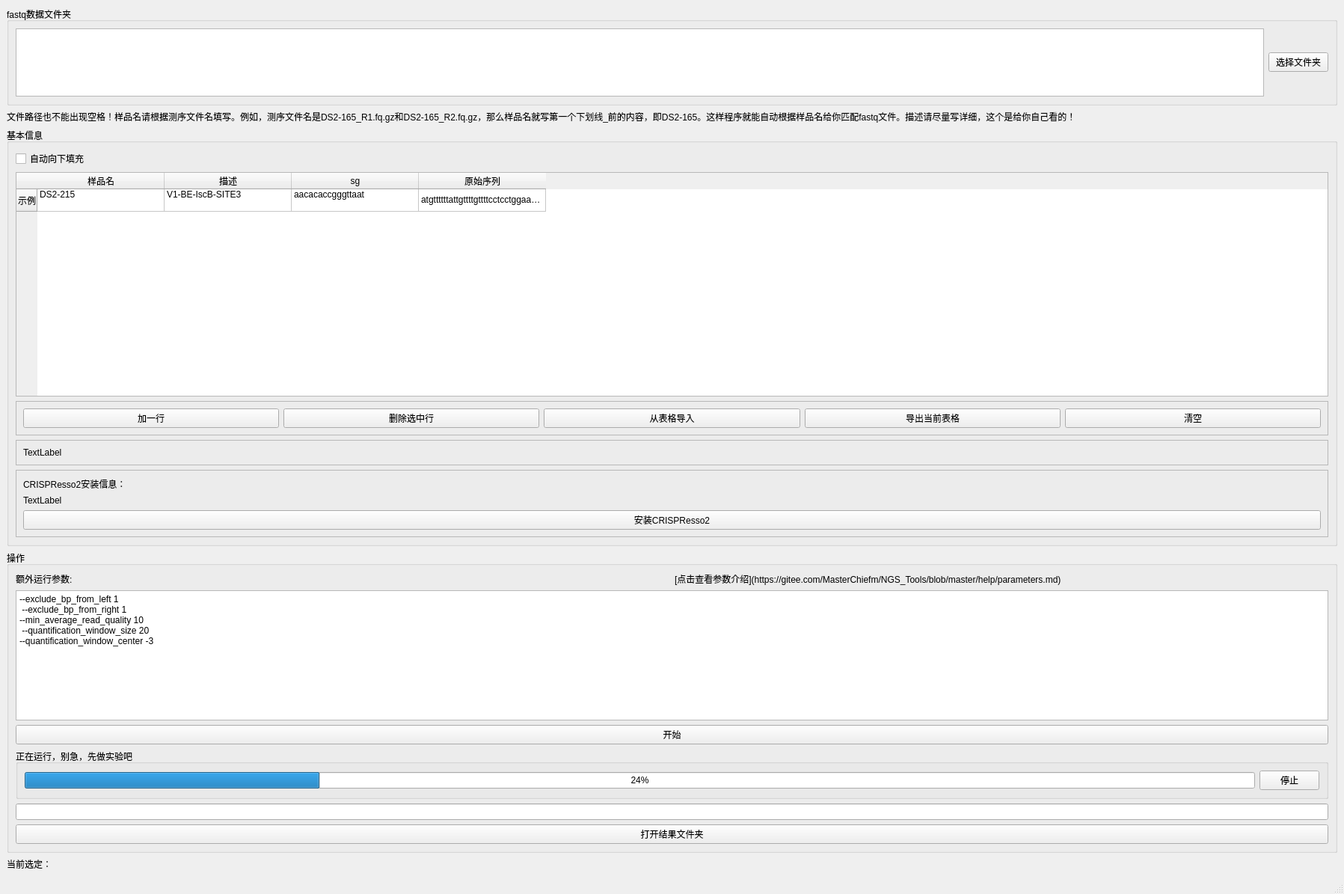
<?xml version="1.0" encoding="UTF-8"?>
<ui version="4.0">
 <class>CRISPResso</class>
 <widget class="QMainWindow" name="CRISPResso">
  <property name="geometry">
   <rect>
    <x>0</x>
    <y>0</y>
    <width>1797</width>
    <height>1195</height>
   </rect>
  </property>
  <property name="windowTitle">
   <string>NHEJ分析</string>
  </property>
  <widget class="QWidget" name="centralwidget">
   <layout class="QVBoxLayout" name="verticalLayout_3">
    <item>
     <widget class="QGroupBox" name="groupBox">
      <property name="maximumSize">
       <size>
        <width>16777215</width>
        <height>150</height>
       </size>
      </property>
      <property name="title">
       <string>fastq数据文件夹</string>
      </property>
      <layout class="QHBoxLayout" name="horizontalLayout_2">
       <item>
        <widget class="PlainTextEdit" name="plainTextEdit_readIllumina">
         <property name="maximumSize">
          <size>
           <width>16777215</width>
           <height>250</height>
          </size>
         </property>
        </widget>
       </item>
       <item>
        <widget class="QPushButton" name="pushButton_chooseFolder">
         <property name="text">
          <string>选择文件夹</string>
         </property>
        </widget>
       </item>
      </layout>
     </widget>
    </item>
    <item>
     <widget class="QLabel" name="label_4">
      <property name="text">
       <string>文件路径也不能出现空格！样品名请根据测序文件名填写。例如，测序文件名是DS2-165_R1.fq.gz和DS2-165_R2.fq.gz，那么样品名就写第一个下划线_前的内容，即DS2-165。这样程序就能自动根据样品名给你匹配fastq文件。描述请尽量写详细，这个是给你自己看的！</string>
      </property>
     </widget>
    </item>
    <item>
     <widget class="QGroupBox" name="groupBox_2">
      <property name="inputMethodHints">
       <set>Qt::ImhPreferNumbers</set>
      </property>
      <property name="title">
       <string>基本信息</string>
      </property>
      <property name="flat">
       <bool>false</bool>
      </property>
      <layout class="QVBoxLayout" name="verticalLayout">
       <item>
        <widget class="QCheckBox" name="checkBox_auto_fill_col">
         <property name="text">
          <string>自动向下填充</string>
         </property>
        </widget>
       </item>
       <item>
        <widget class="QTableWidget" name="tableWidget">
         <property name="minimumSize">
          <size>
           <width>0</width>
           <height>300</height>
          </size>
         </property>
         <attribute name="horizontalHeaderDefaultSectionSize">
          <number>170</number>
         </attribute>
         <row>
          <property name="text">
           <string>示例</string>
          </property>
         </row>
         <column>
          <property name="text">
           <string>样品名</string>
          </property>
         </column>
         <column>
          <property name="text">
           <string>描述</string>
          </property>
         </column>
         <column>
          <property name="text">
           <string>sg</string>
          </property>
         </column>
         <column>
          <property name="text">
           <string>原始序列</string>
          </property>
         </column>
         <item row="0" column="0">
          <property name="text">
           <string>DS2-215
</string>
          </property>
         </item>
         <item row="0" column="1">
          <property name="text">
           <string>V1-BE-IscB-SITE3
</string>
          </property>
         </item>
         <item row="0" column="2">
          <property name="text">
           <string>aacacaccgggttaat
</string>
          </property>
         </item>
         <item row="0" column="3">
          <property name="text">
           <string>atgttttttattgttttgttttcctcctggaaaaatatgaacagtgtttggtttaaacacaccgggttaataaggcatgtaagaagcacgcacaaaaaagccaactttatgtcaacaaattaaaatacctttttttattaaaaaaaaactatttagtt</string>
          </property>
         </item>
        </widget>
       </item>
       <item>
        <widget class="QFrame" name="frame">
         <property name="frameShape">
          <enum>QFrame::StyledPanel</enum>
         </property>
         <property name="frameShadow">
          <enum>QFrame::Raised</enum>
         </property>
         <layout class="QHBoxLayout" name="horizontalLayout">
          <item>
           <widget class="QPushButton" name="pushButton_add_line">
            <property name="text">
             <string>加一行</string>
            </property>
           </widget>
          </item>
          <item>
           <widget class="QPushButton" name="pushButton_del_lines">
            <property name="text">
             <string>删除选中行</string>
            </property>
           </widget>
          </item>
          <item>
           <widget class="QPushButton" name="pushButton_import_from_sheet">
            <property name="text">
             <string>从表格导入</string>
            </property>
           </widget>
          </item>
          <item>
           <widget class="QPushButton" name="pushButton_export_sheet">
            <property name="text">
             <string>导出当前表格</string>
            </property>
           </widget>
          </item>
          <item>
           <widget class="QPushButton" name="pushButton_clear_table">
            <property name="text">
             <string>清空</string>
            </property>
           </widget>
          </item>
         </layout>
        </widget>
       </item>
       <item>
        <widget class="QFrame" name="frame_2">
         <property name="frameShape">
          <enum>QFrame::StyledPanel</enum>
         </property>
         <property name="frameShadow">
          <enum>QFrame::Raised</enum>
         </property>
         <layout class="QVBoxLayout" name="verticalLayout_2">
          <item>
           <widget class="QLabel" name="label_selection">
            <property name="text">
             <string>TextLabel</string>
            </property>
           </widget>
          </item>
         </layout>
        </widget>
       </item>
       <item>
        <widget class="QFrame" name="frame_3">
         <property name="frameShape">
          <enum>QFrame::StyledPanel</enum>
         </property>
         <property name="frameShadow">
          <enum>QFrame::Raised</enum>
         </property>
         <layout class="QVBoxLayout" name="verticalLayout_4">
          <item>
           <widget class="QLabel" name="label_3">
            <property name="text">
             <string>CRISPResso2安装信息：</string>
            </property>
           </widget>
          </item>
          <item>
           <widget class="QLabel" name="label_version">
            <property name="text">
             <string>TextLabel</string>
            </property>
           </widget>
          </item>
          <item>
           <widget class="QPushButton" name="pushButton_install">
            <property name="text">
             <string>安装CRISPResso2</string>
            </property>
           </widget>
          </item>
         </layout>
        </widget>
       </item>
      </layout>
     </widget>
    </item>
    <item>
     <widget class="QGroupBox" name="groupBox_10">
      <property name="title">
       <string>操作</string>
      </property>
      <layout class="QVBoxLayout" name="verticalLayout_5">
       <item>
        <layout class="QHBoxLayout" name="horizontalLayout_3">
         <item>
          <widget class="QLabel" name="label_2">
           <property name="text">
            <string>额外运行参数:</string>
           </property>
          </widget>
         </item>
         <item>
          <widget class="QLabel" name="label_5">
           <property name="text">
            <string>[点击查看参数介绍](https://gitee.com/MasterChiefm/NGS_Tools/blob/master/help/parameters.md)</string>
           </property>
           <property name="textFormat">
            <enum>Qt::MarkdownText</enum>
           </property>
           <property name="openExternalLinks">
            <bool>true</bool>
           </property>
           <property name="textInteractionFlags">
            <set>Qt::TextBrowserInteraction</set>
           </property>
          </widget>
         </item>
        </layout>
       </item>
       <item>
        <widget class="PlainTextEdit" name="plainTextEdit_parameters">
         <property name="maximumSize">
          <size>
           <width>16777215</width>
           <height>250</height>
          </size>
         </property>
         <property name="plainText">
          <string>--exclude_bp_from_left 1
 --exclude_bp_from_right 1
--min_average_read_quality 10 
 --quantification_window_size 20 
--quantification_window_center -3
</string>
         </property>
        </widget>
       </item>
       <item>
        <widget class="QPushButton" name="pushButton_generateFq">
         <property name="text">
          <string>开始</string>
         </property>
        </widget>
       </item>
       <item>
        <widget class="QGroupBox" name="groupBox_status">
         <property name="title">
          <string>正在运行，别急，先做实验吧</string>
         </property>
         <layout class="QHBoxLayout" name="horizontalLayout_4">
          <item>
           <widget class="QProgressBar" name="progressBar">
            <property name="value">
             <number>24</number>
            </property>
           </widget>
          </item>
          <item>
           <widget class="QPushButton" name="pushButton_stop">
            <property name="text">
             <string>停止</string>
            </property>
           </widget>
          </item>
         </layout>
        </widget>
       </item>
       <item>
        <widget class="QLineEdit" name="lineEdit_FqDir">
         <property name="clearButtonEnabled">
          <bool>true</bool>
         </property>
        </widget>
       </item>
       <item>
        <widget class="QPushButton" name="pushButton_openFqDir">
         <property name="text">
          <string>打开结果文件夹</string>
         </property>
        </widget>
       </item>
      </layout>
     </widget>
    </item>
    <item>
     <widget class="QLabel" name="label">
      <property name="text">
       <string>当前选定：</string>
      </property>
     </widget>
    </item>
   </layout>
  </widget>
  <widget class="QMenuBar" name="menubar">
   <property name="geometry">
    <rect>
     <x>0</x>
     <y>0</y>
     <width>1797</width>
     <height>28</height>
    </rect>
   </property>
  </widget>
  <widget class="QStatusBar" name="statusbar"/>
 </widget>
 <customwidgets>
  <customwidget>
   <class>PlainTextEdit</class>
   <extends>QPlainTextEdit</extends>
   <header>plaintextedit</header>
  </customwidget>
 </customwidgets>
 <resources/>
 <connections/>
</ui>
